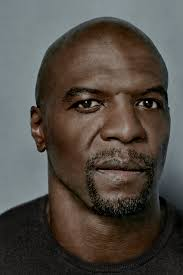
#> input picture Python骚操作/21. 人脸识别/img.jpg, 183 x 275 px
$ python 'face detection.py'
#> lines starting #> are read from the running program, lines starting #| are printed output that depends on the picture
import cv2

# Load the cascade
face_cascade = cv2.CascadeClassifier('haarcascade_frontalface_default.xml')
# Read the input image
img = cv2.imread('img.jpg')
#> img is the input picture: shape (275, 183, 3); mean B, G, R 69.2, 75.6, 81.8
cv2.imshow('original', img)
cv2.waitKey()
# Convert into grayscale
gray = cv2.cvtColor(img, cv2.COLOR_BGR2GRAY)
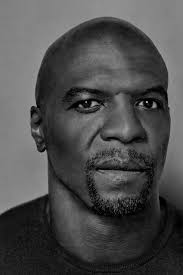
#> gray: shape (275, 183); min 0, max 182, mean 76.7
# Detect faces
faces = face_cascade.detectMultiScale(gray, 1.3, 4)
#> faces = ()
# Draw rectangle around the faces
for (x, y, w, h) in faces:
    cv2.rectangle(img, (x, y), (x + w, y + h), (255, 0, 0), 2)
    crop_face = img[y:y + h, x:x + w]
    cv2.imwrite(str(w) + str(h) + '_faces.jpg', crop_face)
    # Display the output
    cv2.imshow('img', img)
    cv2.imshow("imgcropped", crop_face)
    cv2.waitKey()
#> this loop made 0 passes
